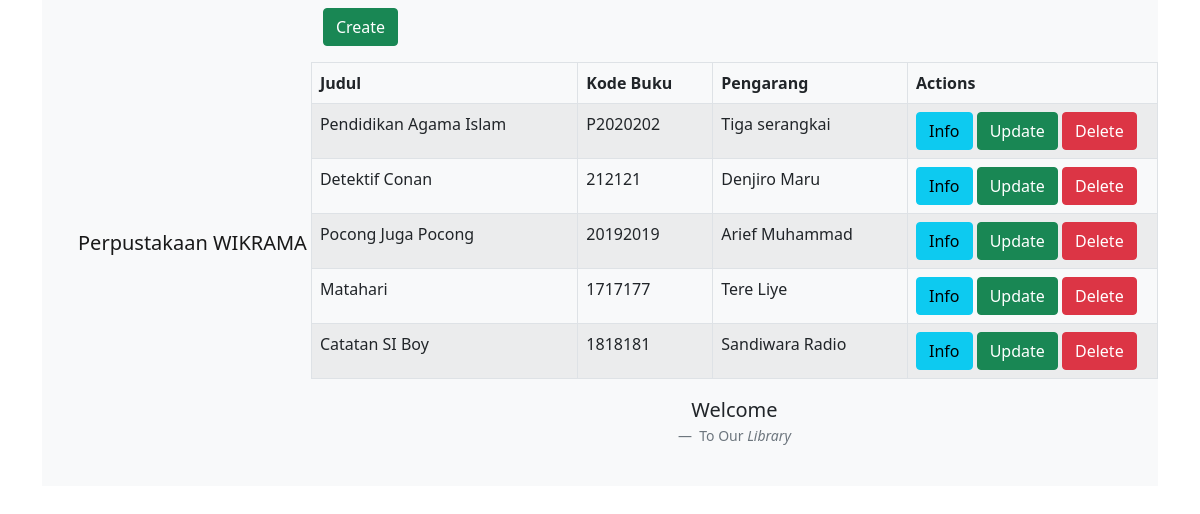
The page / on the database its author committed.
### tables this page shows
CREATE TABLE `perpusguru` (
  `id` int(11) NOT NULL,
  `judul` varchar(100) NOT NULL,
  `kodebuku` varchar(100) NOT NULL,
  `pengarang` varchar(100) NOT NULL
);

### index.php (the view, shortened to what this page needs)
<!DOCTYPE html>
<html lang="en">
<head>
 <link href="https://cdn.jsdelivr.net/npm/bootstrap@5.0.0-beta1/dist/css/bootstrap.min.css" rel="stylesheet">
</head>
<body>
<div class="container">
 <nav class="navbar navbar-expand-lg navbar-light bg-light ">
  <div class="container-fluid">
    <a class="navbar-brand p-4" href="#">Perpustakaan WIKRAMA</a>
<div class="row">
 <p>
  <a href ="create.php" button class="btn btn-success">Create</button></a>
 </p>
 <table class="table table-striped table-bordered">
  <thead>
   <tr>
    <th>Judul</th>
    <th>Kode Buku</th>
    <th>Pengarang</th>
    <th>Actions</th>
   </tr>
  </thead>
  <tbody>
   <?php
   $pdo = Database::connect();
   $sql = 'SELECT * FROM perpusguru ORDER BY id DESC';
   foreach ($pdo->query($sql) as $row){
    echo '<tr>';
    echo '<td>'. $row['judul'] . '</td>';
    echo '<td>'. $row['kodebuku'] . '</td>';
    echo '<td>'. $row['pengarang'] . '</td>';
    echo '<td width=250>';
    echo '<a class="btn btn-info" href="read.php?id='.$row['id'].'">Info</a>';
    echo '<a class="btn btn-success" href="update.php?id='.$row['id'].'">Update</a>';
    echo '<a class="btn btn-danger" href="delete.php?id='.$row['id'].'">Delete</a>';
    echo '</td>';
   }
   ?>
  </tbody>
 </table>
 <figure class="text-center">
  <blockquote class="blockquote">
    <p>Welcome</p>
  </blockquote>
  <figcaption class="blockquote-footer">
    To Our <cite title="Source Title">Library</cite>
  </figcaption>
</figure>
  </div>
</div>
</div>
</body>
</html>

### rows shown on the page
perpusguru: judul "Pendidikan Agama Islam", kodebuku "P2020202", pengarang "Tiga serangkai"
perpusguru: judul "Detektif Conan", kodebuku "212121", pengarang "Denjiro Maru"
perpusguru: judul "Pocong Juga Pocong", kodebuku "20192019", pengarang "Arief Muhammad"
perpusguru: judul "Matahari", kodebuku "1717177", pengarang "Tere Liye"
perpusguru: judul "Catatan SI Boy", kodebuku "1818181", pengarang "Sandiwara Radio"
